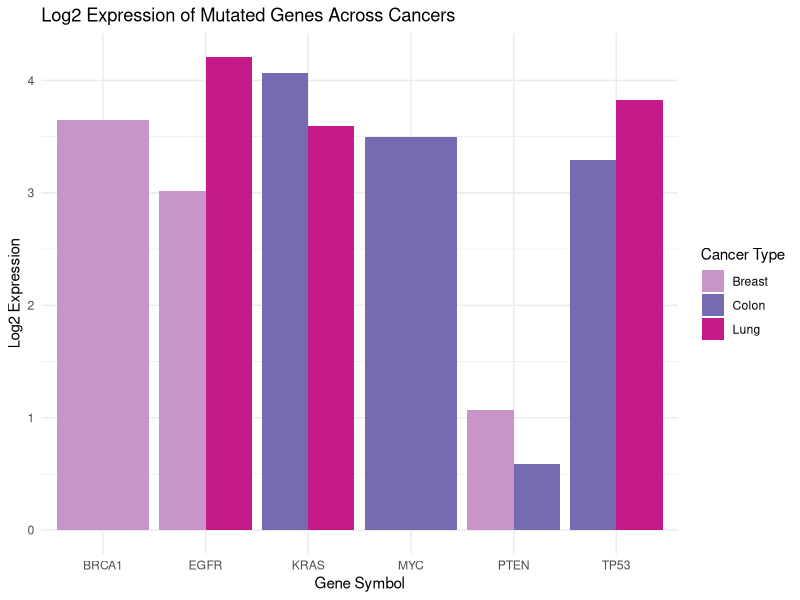
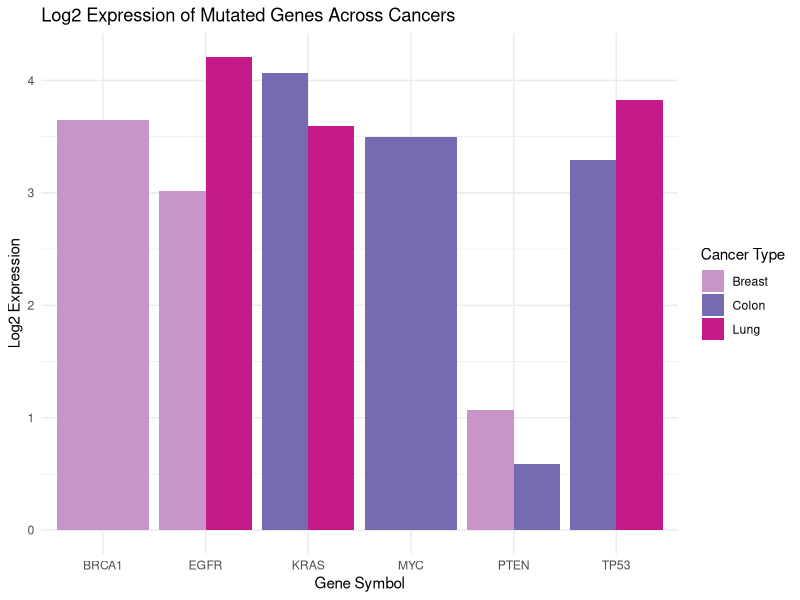

Generate these figures, in order, with R:
library(tidyverse)
cancer_data <- data.frame(
  gene = c("BRCA1", "TP53", "EGFR", "MYC", "PTEN", "KRAS",
           "BRCA1", "TP53", "EGFR", "MYC", "PTEN", "KRAS",
           "BRCA1", "TP53", "EGFR", "MYC", "PTEN", "KRAS"),
  cancer_type = c(rep("Breast", 6), rep("Lung", 6), rep("Colon", 6)),
  expression = c(12.5, 4.2, 8.1, 15.0, 2.1, 9.4,
                 3.1, 14.2, 18.5, 6.2, 8.0, 12.1,
                 5.4, 9.8, 4.2, 11.3, 1.5, 16.8),
  is_mutated = c(TRUE, FALSE, TRUE, FALSE, TRUE, FALSE,
                 FALSE, TRUE, TRUE, FALSE, FALSE, TRUE,
                 FALSE, TRUE, FALSE, TRUE, TRUE, TRUE)
)

cancer_data

filtered_data <- cancer_data %>% 
  filter(is_mutated == TRUE) %>% 
  mutate(log_expr = log2(expression)) %>% 
  select(gene, cancer_type, log_expr) %>% 
  arrange(desc(log_expr))

filtered_data

ggplot(filtered_data, aes(x = gene, y = log_expr, fill = cancer_type)) +
  geom_col(position = "dodge") +
  scale_fill_manual(values = c("Breast" = "#c994c7", "Lung" = "#c51b8a", "Colon" = "#756bb1")) +
  theme_minimal() +
  labs(
    title = "Log2 Expression of Mutated Genes Across Cancers",
    x = "Gene Symbol",
    y = "Log2 Expression",
    fill = "Cancer Type"
  )

ggsave("mutated_genes_expression.png", width = 7, height = 5, dpi = 300)
